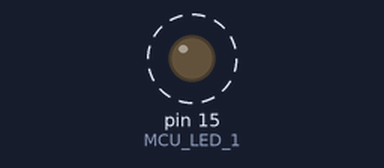
A sketch run on a simulated Arduino Uno, built with avr-gcc and run on an emulated ATmega328P. Shown: output pins drawn as LEDs (lit = HIGH). Dashed ring = blinking.

Above: at 0.5 s.
Timing chart, 0 to 4.6 s (numbered marks = the images above):
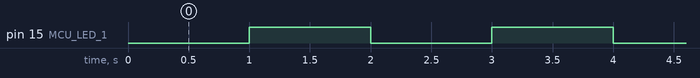

Measured:
- by itself, pin 15 (MCU_LED_1): alternates HIGH for 1.0 s and LOW for 1.0 s

The sketch:

timer1_test.ino
```cpp
#include <TimerOne.h>

#define MCU_LED_1   15

void configureTimer1(){
  Timer1.attachInterrupt(timer1_OISR);
  Timer1.initialize(1000000);
  Timer1.stop();
}

void timer1_OISR(){
    digitalWrite(MCU_LED_1, digitalRead(MCU_LED_1) ^ 1);
}


void setup() {
  pinMode(MCU_LED_1,OUTPUT);
  digitalWrite(MCU_LED_1,LOW);
  configureTimer1();
  Timer1.restart();

}

void loop() {
  // put your main code here, to run repeatedly:

}
```
